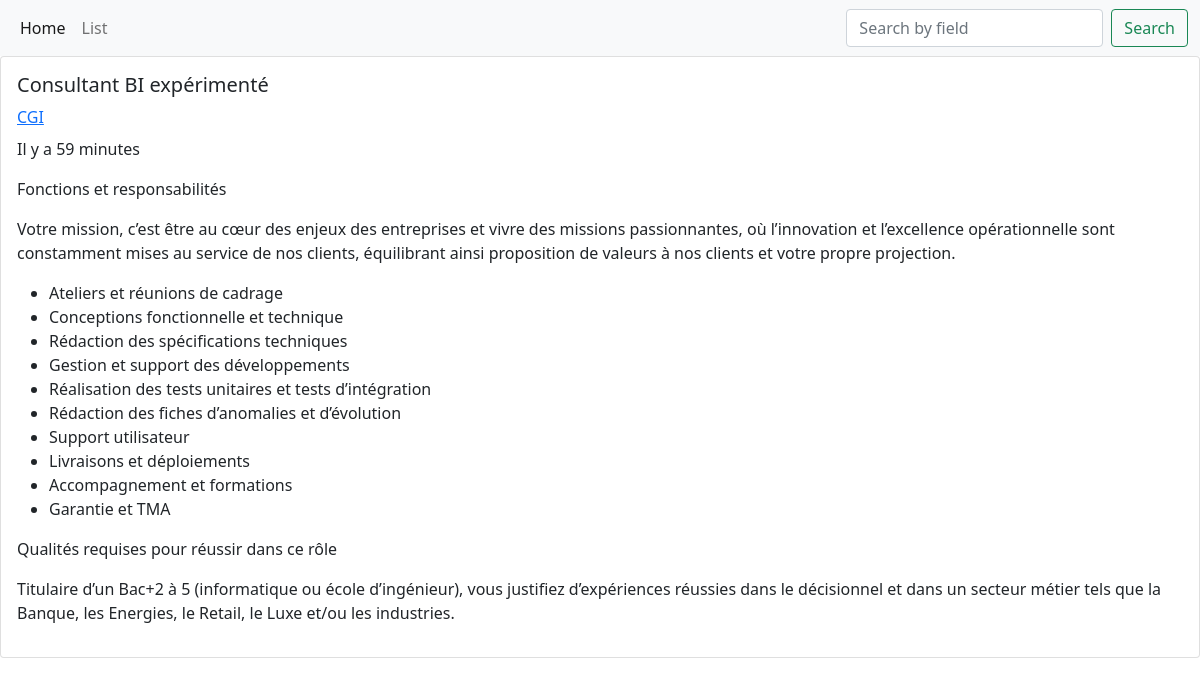
/consultant-bi-experimente/, run on the app's committed database.
### jobportal/models.py (models this page shows, shortened)
class JobInformation(models.Model):
    title           = models.CharField(max_length=100, null=False)
    description     = models.TextField(null=False, blank=True)
    published_date  = models.DateTimeField(auto_now_add=True)
    salary          = models.CharField(max_length=100, null=False)
    company         = models.ForeignKey(Company, on_delete = models.CASCADE)
    contract_type_choices  = [
      ('Permanent contract','permanent contract'),
      ('Fixed-term contract','fixed-term contract'),]
    contract_type   = models.CharField(max_length=100, choices=contract_type_choices)
    is_published    = models.BooleanField(default=False)
    slug            = models.SlugField(unique = True)

class Company(models.Model):
    name            = models.CharField(max_length=100, null=False)
    activity        = models.CharField(max_length=20, null=False)
    size_choices  = [
      ('Less than 6 employees','less than 6 employees'),
      ('Between 6 and 49 employees','between 6 and 49 employees'),
      ('Between 50 and 199 employees','between 50 and 199 employees'),
      ('More than 200 employees','more than 200 employees'),]
    size            = models.CharField(max_length=100, choices=size_choices)
    infos           = models.TextField(null=False, blank=True)
    website         = models.CharField(max_length=100, null=False, blank=True)
    headquarters    = models.ForeignKey(CompanyAddress, on_delete = models.CASCADE)
    slug            = models.SlugField(unique = True)
    def get_absolute_url(self):
        return reverse('company_detail', kwargs={'slug':self.slug})

### jobportal/views.py (the view)
# urls.py: path('<slug:slug>/', views.job_detail, name ='job_detail'),
def job_detail(request, slug):
    jobs = get_object_or_404(JobInformation, slug=slug)
    context = {'jobs': jobs}
    return render(request, 'job_detail.html', context)

### jobportal/templates/job_detail.html (shortened to what this page needs)
<!DOCTYPE html>
{% extends 'base.html' %}
{% load static %}
   <body> {% block content %}
        <div class="card" >
            <div class="card-body">
                <h5 class="card-title">{{ jobs.title }}</h5>
				<p class="card-title"><a href="{{ jobs.company.get_absolute_url }}">{{ jobs.company.name }}</a></p>
				<p class="card-text">Il y a {{ jobs.published_date|timesince }}</p>
				<p class="card-text">{{ jobs.description|safe }}</p>
            </div>
        </div>
   </body> {% endblock %}

### data on the page
JobInformation: title "Consultant BI expérimenté", company.name "CGI", published_date "59 minutes", description "Fonctions et responsabilités Votre mission, c’est être au cœur des enjeux des entreprises et vivre des missions passionnantes, où l’innovation et l’excellence opérationnelle sont constamment mises au service de nos clients, équilibrant ainsi proposition de valeurs à nos clients et votre propre projection. Ateliers et réunions de cadrage Conceptions fonctionnelle et technique Rédaction des spécifications techniques Gestion et support des développements Réalisation des tests unitaires et tests d’intégration Rédaction des fiches d’anomalies et d’évolution Support utilisateur Livraisons et déploiements Accompagnement et formations Garantie et TMA Qualités requises pour réussir dans ce rôle…"
